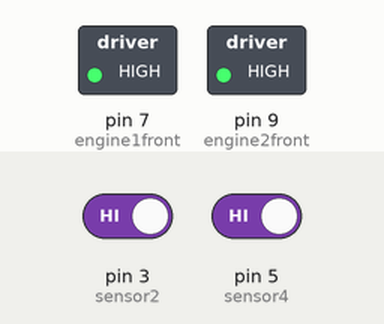
This sketch was run on a simulated Arduino Uno, built with avr-gcc and run on an emulated ATmega328P. Shown: switched loads named in the sketch (green lamp = pin HIGH). Inputs (shaded band) come from the test bench; at power-on: pin 3 (sensor2) HIGH, pin 5 (sensor4) HIGH.

Above: at 1.2 s.
1.3 s: pin 3 (sensor2) driven LOW
At 2.5 s:
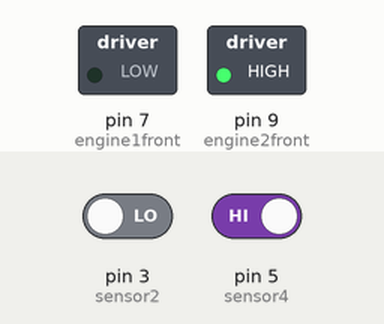
2.8 s: pin 3 (sensor2) driven HIGH
At 3.8 s:
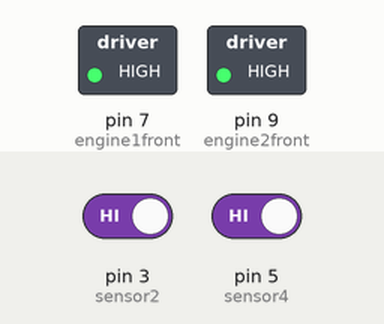
4.3 s: pin 5 (sensor4) driven LOW
At 5.0 s:
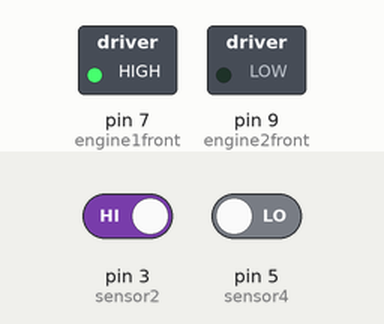
5.8 s: pin 5 (sensor4) driven HIGH
At 6.1 s:
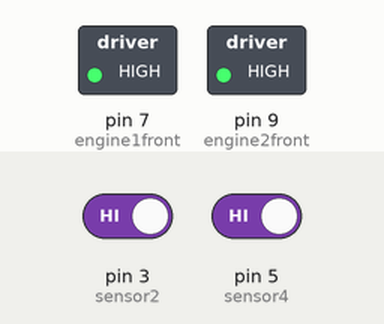
Timing chart, 0 to 8.3 s (numbered marks = the images above; inputs shaded):
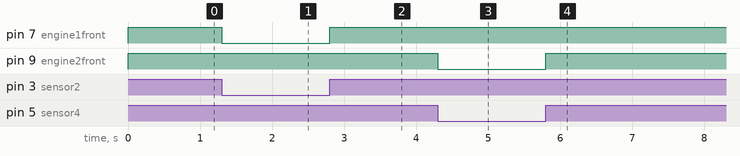

Measured:
- after the input at 1.3 s, pin 7 (engine1front): HIGH → LOW at once
- after the input at 2.8 s, pin 7 (engine1front): LOW → HIGH at once
- after the input at 4.3 s, pin 9 (engine2front): HIGH → LOW at once
- after the input at 5.8 s, pin 9 (engine2front): LOW → HIGH at once

The sketch:

script-alternativo.ino
```cpp
/*Declaracao das variaveis de estado dos sensores
  Declaração das variaveis que irao armazenar o estado dos sensores durante a execucao.

  - 0 significa que o sensor esta vendo a cor preta ou proximo a mesma
  - 1 significa que o sensor esta vendo a cor branca ou proximo a mesma

  Os sensores estao declarados na ordem que representa a esquerda para direita,
  ou seja, sensorValue2 e o sensor mais a direita que o sensor sensorValue4.
*/
int sensorValue2 = 0;
int sensorValue4 = 0;

/*Definicao das portas dos sensores
  Definição das portas utilizadas pelos sensores no arduino.

  Na necessidade da mudança de alguma porta da placa do arduino referente aos sensores, basta reconfigura-la aqui.

  Os sensores estao definidos na ordem que representa a esquerda para direita,
  ou seja, sensor2 e o sensor mais a direita que o sensor sensor4.
*/
#define sensor2 3
#define sensor4 5

/*Definicao das portas dos motores
  Definição das portas utilizadas pelos motores no arduino.

  Na necessidade da mudança de alguma porta da placa do arduino referente aos motores, basta reconfigura-la aqui.

  Os motores estao definidos na ordem que representa a esquerda para direita,
  ou seja, sensor2 e o sensor mais a direita que o sensor sensor4.
*/
#define engine1front 7
#define engine1back 8
#define engine2front 9
#define engine2brack 10

void setup() {
  /*Configuracao dos pinos e seus repectivos modos*/
  pinMode (sensor2,INPUT);
  pinMode (sensor4,INPUT);
  pinMode (engine1front, OUTPUT);
  pinMode (engine2front ,OUTPUT);

  /*Output inicial dos motores*/
  digitalWrite(engine1front, LOW);
  // digitalWrite(engine1brack, LOW);
  digitalWrite(engine2front, LOW);
  // digitalWrite(engine2back, LOW);
}

void loop() {
  /*Atualização do estado dos sensores
    Atualiza o estado dos sensores para a tomada das decisoes posteriores durante o loop atual
  */
  sensorValue2 = digitalRead(sensor2);
  sensorValue4 = digitalRead(sensor4);

  /*Teste de uso dos motores e sensores
    Código simples para testar a interação entre os sensores e os motores
  */
  if (sensorValue2 == 0){
    digitalWrite(engine1front, LOW);
    digitalWrite(engine2front, HIGH);
  } else if (sensorValue4 == 0){
    digitalWrite(engine1front, HIGH);
    digitalWrite(engine2front, LOW);
  } else {
    digitalWrite(engine1front, HIGH);
    digitalWrite(engine2front, HIGH);
  }
}
```
